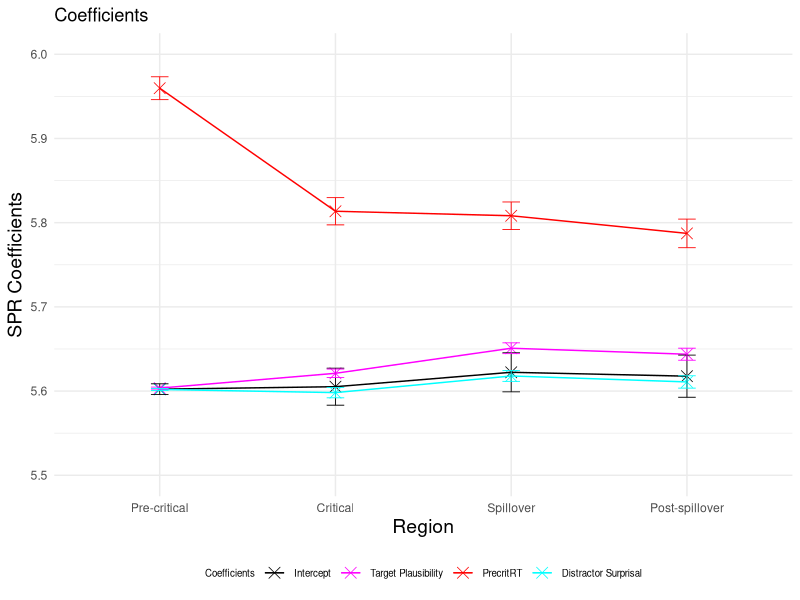
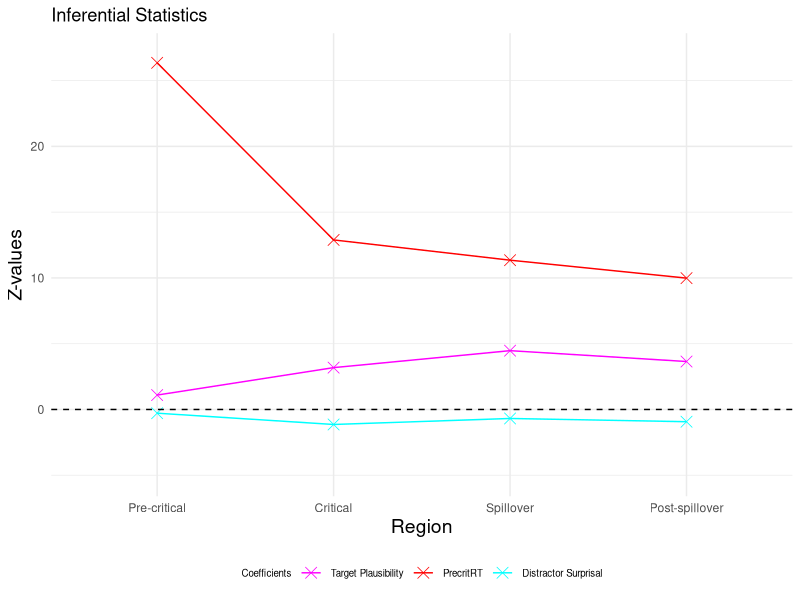
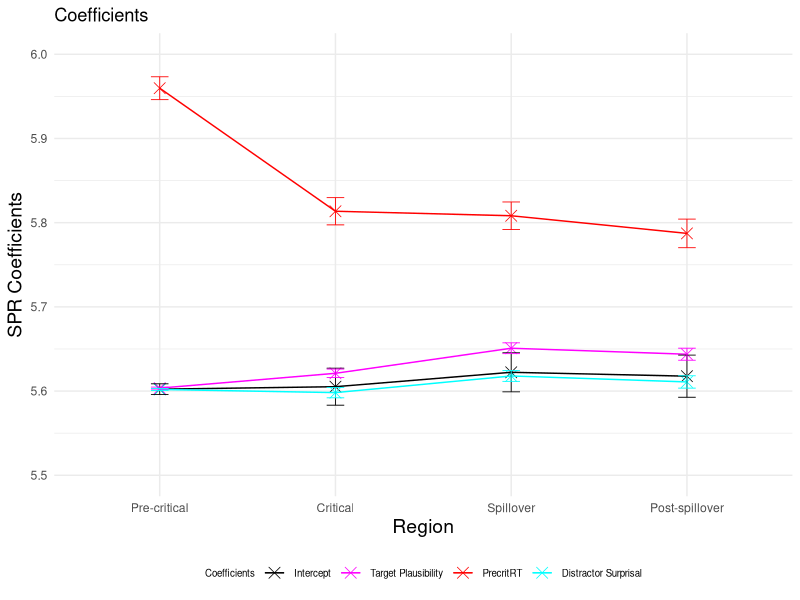
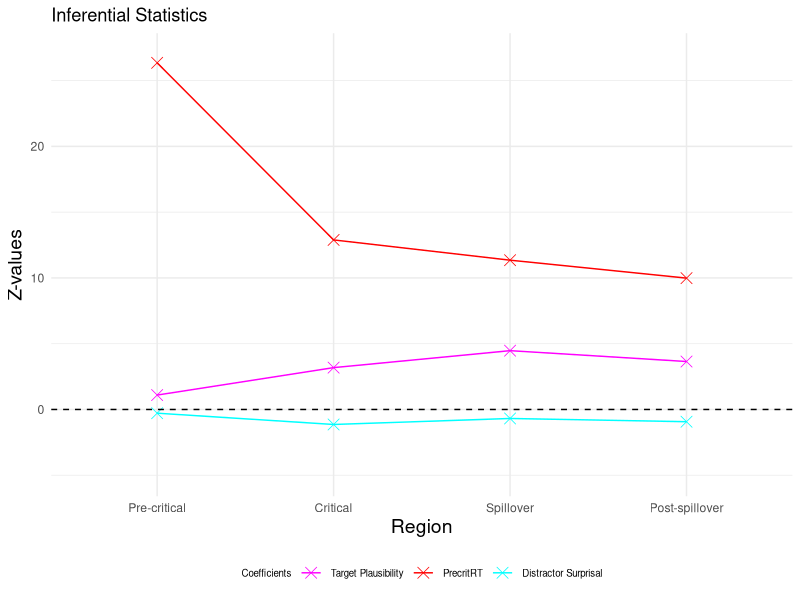

Write the R code that produced these figures, in order.
### LMER ###
# load lme4 package
library(lme4)
#library(lmerTest)
library(dplyr)
library(ggplot2)

setwd("~/Downloads/Master_Thesis/3_SPR_Study/Results_SPR_Plaus_Leo_LM/")
GP6 <- read.csv("GP6SPR_processed.csv")

residuals <- data.frame(
  Region = character(0),
  Condition = character(0),
  Residual = numeric(0),
  SE_Residual = numeric(0)
)

logRT_estimated <- data.frame(
  Region = character(0),
  Condition = character(0),
  Estimated_logRT = numeric(0),
  SE_Estimated = numeric(0)
)

p_values <- data.frame(
  Region = character(0),
  p_value_plausibility_target = numeric(0),
  p_value_surprisal_distractor = numeric(0),
  p_value_precrit = numeric(0)
)

SPR_coefficients <- data.frame(
  Region = character(0),
  Estimate = character(0),
  Estimate_value = numeric(0),
  Estimate_error = numeric(0),
  Z_value = numeric(0)
)


regions <- c("Pre-critical", "Critical", "Spillover", "Post-spillover") 
conditions <- c("A", "B", "C") 

for (region in regions) 
{
  # Precritical region
  region_subset <- subset(GP6, Region == region)
  
  # standardise predictors
  region_subset$scaled_Plaus_per_region <- scale(region_subset$Plaus_target_avg)
  region_subset$scaled_Surprisaldist_per_region <- scale(region_subset$Surprisal_distractor)
  region_subset$scaled_precrit_RT_per_region <- scale(region_subset$precritRT)
  # invert predictor plausibility
  region_subset$inverted_scaled_Plaus_per_region <- (region_subset$scaled_Plaus_per_region) * (-1)
  #log transform reading times
  region_subset$logRT_per_region <- log(region_subset$ReadingTime)
  
  # define and run the linear mixed-effects regression model for the precritical region 
  if (region == "Pre-critical")
  {
    model_per_region <-  lmer(logRT_per_region ~ inverted_scaled_Plaus_per_region + scaled_Surprisaldist_per_region + scaled_precrit_RT_per_region +
                                (1 + inverted_scaled_Plaus_per_region + scaled_Surprisaldist_per_region + scaled_precrit_RT_per_region | Subject) + 
                                (1 + inverted_scaled_Plaus_per_region + scaled_Surprisaldist_per_region + scaled_precrit_RT_per_region | Item), data = region_subset)}
  
  if (region == "Critical")
  {
    model_per_region <-  lmer(logRT_per_region ~ inverted_scaled_Plaus_per_region + scaled_Surprisaldist_per_region + scaled_precrit_RT_per_region +
                                (1 + inverted_scaled_Plaus_per_region + scaled_Surprisaldist_per_region + scaled_precrit_RT_per_region | Subject) + 
                                (1 + inverted_scaled_Plaus_per_region + scaled_Surprisaldist_per_region + scaled_precrit_RT_per_region | Item), data = region_subset)}
  
  if (region == "Spillover")
  {
    model_per_region <-  lmer(logRT_per_region ~ inverted_scaled_Plaus_per_region + scaled_Surprisaldist_per_region + scaled_precrit_RT_per_region +
                                (1 + inverted_scaled_Plaus_per_region + scaled_Surprisaldist_per_region + scaled_precrit_RT_per_region | Subject) + 
                                (1 + inverted_scaled_Plaus_per_region + scaled_Surprisaldist_per_region + scaled_precrit_RT_per_region | Item), data = region_subset)}
  
  if (region == "Post-spillover")
  {
    model_per_region <-  lmer(logRT_per_region ~ inverted_scaled_Plaus_per_region + scaled_Surprisaldist_per_region + scaled_precrit_RT_per_region +
                                (1 + inverted_scaled_Plaus_per_region + scaled_precrit_RT_per_region | Subject) + 
                                (1 + inverted_scaled_Plaus_per_region + scaled_Surprisaldist_per_region + scaled_precrit_RT_per_region | Item), data = region_subset)}

  
  # print the summary of the model
  summary_per_region <- summary(model_per_region)
  print(summary_per_region)
  
  # calculate p-values
  #p_values_per_region <- summary_per_region$coefficients[, "Pr(>|t|)"]
  #new_row_p_value <- data.frame(Region = region, 
   #                             p_value_plausibility_target = p_values_per_region[2], 
  #                              p_value_surprisal_distractor = p_values_per_region[3],
  #                              p_value_precrit = p_values_per_region[4])
  #p_values <- rbind(p_values, new_row_p_value)
  
  # extract intercept and coefficients added to intercept
  coefficients_per_region <- summary_per_region$coefficients
  intercept <- coefficients_per_region["(Intercept)", 1]
  plaus_target_coeff <- coefficients_per_region["(Intercept)", 1] + coefficients_per_region["inverted_scaled_Plaus_per_region", 1]
  surprisal_distractor_coeff <- coefficients_per_region["(Intercept)", 1] + coefficients_per_region["scaled_Surprisaldist_per_region", 1]
  precritRT_coeff <- coefficients_per_region["(Intercept)", 1] + coefficients_per_region["scaled_precrit_RT_per_region", 1]
  
  # add error bars for coefficients and intercept
  new_row_coefficient <- data.frame(Region = region, 
                                    Estimate = "Intercept", 
                                    Estimate_value = intercept, 
                                    Estimate_error = coefficients_per_region["(Intercept)", 2],
                                    Z_value = 0)
  SPR_coefficients <- rbind(SPR_coefficients, new_row_coefficient)
  
  new_row_coefficient <- data.frame(Region = region,
                                    Estimate = "Plausability",
                                    Estimate_value = plaus_target_coeff,
                                    Estimate_error = coefficients_per_region["inverted_scaled_Plaus_per_region", 2],
                                    Z_value = coefficients_per_region["inverted_scaled_Plaus_per_region", 1] / coefficients_per_region["inverted_scaled_Plaus_per_region", 2])
  SPR_coefficients <- rbind(SPR_coefficients, new_row_coefficient)
  
  new_row_coefficient <- data.frame(Region = region,
                                    Estimate = "Surprisal", 
                                    Estimate_value = surprisal_distractor_coeff, 
                                    Estimate_error = coefficients_per_region["scaled_Surprisaldist_per_region", 2],
                                    Z_value = coefficients_per_region["scaled_Surprisaldist_per_region", 1] / coefficients_per_region["scaled_Surprisaldist_per_region", 2])
  SPR_coefficients <- rbind(SPR_coefficients, new_row_coefficient)
  
  new_row_coefficient <- data.frame(Region = region,
                                    Estimate = "PrecritRT", 
                                    Estimate_value = precritRT_coeff, 
                                    Estimate_error = coefficients_per_region["scaled_precrit_RT_per_region", 2],
                                    Z_value = coefficients_per_region["scaled_precrit_RT_per_region", 1] / coefficients_per_region["scaled_precrit_RT_per_region", 2])
  SPR_coefficients <- rbind(SPR_coefficients, new_row_coefficient)
  
  for (condition in conditions)
  {
    #####predict condition A, precritical#####
    region_per_condition <- subset(region_subset, Condition == condition)
    region_per_condition$region_per_condition_Predicted <- predict(model_per_region, newdata = region_per_condition,  type = "response")
    
    # calculate residuals
    Residual_region_per_condition <- mean(region_per_condition$logRT_per_region) - mean(region_per_condition$region_per_condition_Predicted)
    Residual_region_per_condition
    # observed RT for condition A precritical
    region_per_condition_logRT_observed <- mean(region_per_condition$logRT_per_region)
    # if (condition == "C") 
    #  {
    #  print(region_per_condition_logRT_observed)
    # }
    # estimated RT for condition A precritical
    region_per_condition_logRT_estimated <- mean(region_per_condition$region_per_condition_Predicted)
    region_per_condition_logRT_estimated
    
    # calculate standard error for residuals
    SE_residuals_region_per_condition <- sqrt(sd(region_per_condition$logRT, na.rm = TRUE)^2/length(region_per_condition$logRT) + sd(region_per_condition$region_per_condition_Predicted, na.rm = TRUE)^2/length(region_per_condition$region_per_condition_Predicted))
    
    new_row_residuals <- data.frame(Region = region, Condition = condition, Residual = Residual_region_per_condition, SE_Residual = SE_residuals_region_per_condition)
    residuals <- rbind(residuals, new_row_residuals)
    
    # calculate standard error for logRT estimated
    ##
    SE_estimated_region_per_condition <- sd(region_per_condition$region_per_condition_Predicted, na.rm = TRUE) / sqrt(length(region_per_condition$region_per_condition_Predicted)) 
    
    new_row_logRT_estimated <- data.frame(Region = region, Condition = condition, Estimated_logRT = region_per_condition_logRT_estimated, SE_Estimated = SE_estimated_region_per_condition)
    logRT_estimated <- rbind(logRT_estimated, new_row_logRT_estimated)
  }
}

# plot intercept and coefficients added to intercept
p <- ggplot(SPR_coefficients, aes(x = factor(Region, levels = c("Pre-critical", "Critical", "Spillover", "Post-spillover")), 
                                  y = Estimate_value, color = Estimate, group = Estimate)) + geom_point(shape = 4, size = 3.5, stroke = 0.4) + geom_line(linewidth=0.5) + ylim (5.5, 6)
p <- p + theme_minimal() + geom_errorbar(aes(ymin=Estimate_value-Estimate_error, ymax=Estimate_value+Estimate_error), width=.1, size=0.3) 
p <- p + scale_color_manual(name="Coefficients", labels=c("Intercept", "Target Plausibility", "PrecritRT", "Distractor Surprisal"), values=c("#000000", "#FF00FF", "#FF0000", "#00FFFF"))
p <- p + labs(x="Region", y="SPR Coefficients", title = "Coefficients") 
p <- p + theme(legend.position="bottom", legend.text=element_text(size=7), legend.title=element_text(size=7), axis.title.x = element_text(size = 14), axis.title.y = element_text(size = 14)) 
p 
ggsave("Intercept_Coefficients_PrecritRT_Plot.pdf", p, width=4, height=4)


# plot effect sizes (z-vaues)
Effect_sizes <- subset(SPR_coefficients, Estimate != 'Intercept')

p <- ggplot(Effect_sizes, aes(x = factor(Region, levels = c("Pre-critical", "Critical", "Spillover", "Post-spillover")), 
                              y = Z_value, color = Estimate, group = Estimate)) + geom_point(shape = 4, size = 3.5, stroke = 0.4) + geom_line(linewidth=0.5) + ylim (-5, 27)
p <- p + geom_hline(yintercept=0, linetype=2)
p <- p + theme_minimal()
p <- p + scale_color_manual(name="Coefficients", labels=c( "Target Plausibility", "PrecritRT", "Distractor Surprisal"), values=c("#FF00FF", "#FF0000", "#00FFFF"))
p <- p + labs(x="Region", y="Z-values", title = "Inferential Statistics") 
p <- p + theme(legend.position="bottom", legend.text=element_text(size=7), legend.title=element_text(size=7), axis.title.x = element_text(size = 14), axis.title.y = element_text(size = 14)) 
p 
ggsave("Z_values_Precrit_RT_Plot.pdf", p, width=4, height=4)

